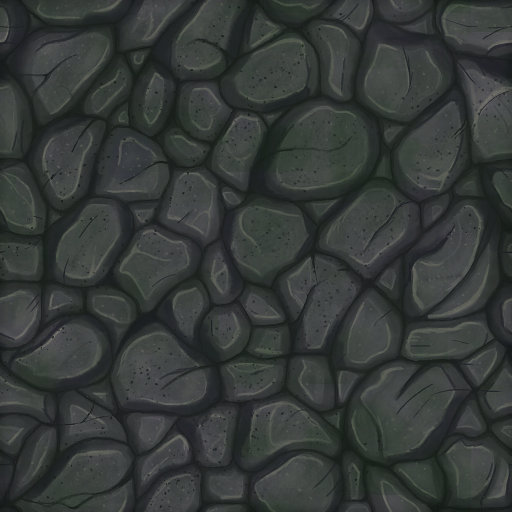
#> input picture godot/example/boujie_water_shader/obelisk/StoneFloorTexture.png, 512 x 512 px, given in place of T_sfjmafua_8K_B.png, which was not available
$ python pack_terrain3d_textures.py
#> lines starting #> are read from the running program, lines starting #| are printed output that depends on the picture; pictures that were not available may be replaced by others from this repository, and a replacement may not be noted
#!/usr/bin/env python3
"""Pack our 16 terrain texture sources into Terrain3D's expected
channel layout:

  *_alb_ht.png   RGBA: RGB = albedo,    A = height / displacement
  *_nrm_rgh.png  RGBA: RGB = normal_GL, A = roughness

Output goes to ``godot/assets/textures/terrain/_terrain3d_packed/<slot>/``
at a common 2048x2048 resolution. The ``terrain3d_assets_pnw.tres``
references the packed files; the original `_diff` / `_nor_gl` /
`_rough` / `_ORM` source files stay where they are (used by the Rust
``TerrainNode`` shader path which has its own samplers).

For layers that lack a real height/displacement source (most
PolyHaven + Megascans bundles), the height channel is generated from
albedo luminance — same fallback ``Terrain3DUtil.luminance_to_height``
uses. AmbientCG bundles (slots 4 / 5 / 8 / 15) and Megascans
``military_trenches_dirt_fine`` (slot 9) have real ``_Displacement`` /
``_H`` maps and use them.

Usage::

    python scripts/pack_terrain3d_textures.py
    python scripts/pack_terrain3d_textures.py --target 2k
    python scripts/pack_terrain3d_textures.py --slot 0  # one layer at a time
"""

from __future__ import annotations

import argparse
import sys
from pathlib import Path

from PIL import Image

ROOT = Path(__file__).resolve().parent.parent / "godot"
TEX_ROOT = ROOT / "assets/textures/terrain"
OUT_ROOT = TEX_ROOT / "_terrain3d_packed"

# Per-slot manifest. Each entry is the bundle dir + the four source
# names. `height` may be None — in that case the packer falls back to
# albedo luminance. `rough_orm` is True if the listed roughness file
# is actually an ORM/ARM pack (rough lives in the green channel) vs.
# a pure single-channel grayscale roughness.
SLOTS = [
    # 0 Forest — Megascans forest_floor
    dict(slot=0, name="forest_floor",
         bundle="megascans/forest_floor",
         albedo="T_sfjmafua_8K_B.png",
         normal="T_sfjmafua_8K_N.png",
         height=None,
         rough="T_sfjmafua_8K_ORM.png", rough_orm=True),
    # 1 Grassland — Megascans wild_grass
    dict(slot=1, name="wild_grass",
         bundle="megascans/wild_grass",
         albedo="T_sfknaeoa_8K_B.png",
         normal="T_sfknaeoa_8K_N.png",
         height=None,
         rough="T_sfknaeoa_8K_ORM.png", rough_orm=True),
    # 2 Water (placeholder) — PolyHaven aerial_ground_rock
    dict(slot=2, name="water_placeholder",
         bundle="aerial_ground_rock_4k.gltf/textures",
         albedo="aerial_ground_rock_diff_4k.jpg",
         normal="aerial_ground_rock_nor_gl_4k.jpg",
         height=None,
         rough="aerial_ground_rock_rough_4k.jpg", rough_orm=False),
    # 3 Cropland — PolyHaven brown_mud_02
    dict(slot=3, name="brown_mud_02",
         bundle="brown_mud_02_4k.gltf/textures",
         albedo="brown_mud_02_diff_4k.jpg",
         normal="brown_mud_02_nor_gl_4k.jpg",
         height=None,
         rough="brown_mud_02_rough_4k.jpg", rough_orm=False),
    # 4 Bare — AmbientCG Ground073 (full set incl. Displacement)
    dict(slot=4, name="ground073",
         bundle="Ground073_4K-PNG",
         albedo="Ground073_4K-PNG_Color.png",
         normal="Ground073_4K-PNG_NormalGL.png",
         height="Ground073_4K-PNG_Displacement.png",
         rough="Ground073_4K-PNG_Roughness.png", rough_orm=False),
    # 5 BuiltUp — AmbientCG Concrete026
    dict(slot=5, name="concrete026",
         bundle="Concrete026_4K-PNG",
         albedo="Concrete026_4K-PNG_Color.png",
         normal="Concrete026_4K-PNG_NormalGL.png",
         height="Concrete026_4K-PNG_Displacement.png",
         rough="Concrete026_4K-PNG_Roughness.png", rough_orm=False),
    # 6 Cliff — Megascans mine_rock_wall
    dict(slot=6, name="mine_rock_wall",
         bundle="megascans/mine_rock_wall",
         albedo="T_uebmddyn_8K_B.png",
         normal="T_uebmddyn_8K_N.png",
         height=None,
         rough="T_uebmddyn_8K_ORM.png", rough_orm=True),
    # 7 Snow — PolyHaven snow_02
    dict(slot=7, name="snow_02",
         bundle="snow_02_4k.gltf/textures",
         albedo="snow_02_diff_4k.jpg",
         normal="snow_02_nor_gl_4k.jpg",
         height=None,
         rough="snow_02_rough_4k.jpg", rough_orm=False),
    # 8 PavedRoad — AmbientCG Asphalt010
    dict(slot=8, name="asphalt010",
         bundle="Asphalt010_4K-PNG",
         albedo="Asphalt010_4K-PNG_Color.png",
         normal="Asphalt010_4K-PNG_NormalGL.png",
         height="Asphalt010_4K-PNG_Displacement.png",
         rough="Asphalt010_4K-PNG_Roughness.png", rough_orm=False),
    # 9 UnpavedRoad — Megascans military_trenches_dirt_fine (has _H)
    dict(slot=9, name="trenches_dirt_fine",
         bundle="megascans/military_trenches_dirt_fine",
         albedo="T_yd0keak_2k_B.png",
         normal="T_yd0keak_2k_N.png",
         height="T_yd0keak_2k_H.png",
         rough="T_yd0keak_2k_ORM.png", rough_orm=True),
    # 10 Trail — Megascans mossy_rocky_ground
    dict(slot=10, name="mossy_rocky_ground",
         bundle="megascans/mossy_rocky_ground",
         albedo="T_vcrkeeb_8K_B.png",
         normal="T_vcrkeeb_8K_N.png",
         height=None,
         rough="T_vcrkeeb_8K_ORM.png", rough_orm=True),
    # 11 Cliff variant — PolyHaven mossy_rock
    dict(slot=11, name="mossy_rock",
         bundle="mossy_rock_4k.gltf/textures",
         albedo="mossy_rock_diff_4k.jpg",
         normal="mossy_rock_nor_gl_4k.jpg",
         height=None,
         rough="mossy_rock_rough_4k.jpg", rough_orm=False),
    # 12 Grass-rock transition — Megascans rocky_steppe
    dict(slot=12, name="rocky_steppe",
         bundle="megascans/rocky_steppe",
         albedo="T_ulgmbhwn_8K_B.png",
         normal="T_ulgmbhwn_8K_N.png",
         height=None,
         rough="T_ulgmbhwn_8K_ORM.png", rough_orm=True),
    # 13 Leafy/weed variant — Megascans mossy_grass
    dict(slot=13, name="mossy_grass",
         bundle="megascans/mossy_grass",
         albedo="T_vd3mebls_8K_B.png",
         normal="T_vd3mebls_8K_N.png",
         height=None,
         rough="T_vd3mebls_8K_ORM.png", rough_orm=True),
    # 14 Mossy variant — Megascans nordic_moss
    dict(slot=14, name="nordic_moss",
         bundle="megascans/nordic_moss",
         albedo="T_se4rwei_8K_B.png",
         normal="T_se4rwei_8K_N.png",
         height=None,
         rough="T_se4rwei_8K_ORM.png", rough_orm=True),
    # 15 Light cliff variant — AmbientCG Rock028
    dict(slot=15, name="rock028",
         bundle="Rock028_4K-PNG",
         albedo="Rock028_4K-PNG_Color.png",
         normal="Rock028_4K-PNG_NormalGL.png",
         height="Rock028_4K-PNG_Displacement.png",
         rough="Rock028_4K-PNG_Roughness.png", rough_orm=False),
]

TARGET_SIZES = {"1k": 1024, "2k": 2048, "4k": 4096}


def load_rgb(path: Path, size: int) -> Image.Image:
#> called with size = 2048
    img = Image.open(path).convert("RGB")
    if img.size != (size, size):
        img = img.resize((size, size), Image.LANCZOS)
#> img: PIL image 2048x2048 RGB
#> call 2 of load_rgb, with size = 2048
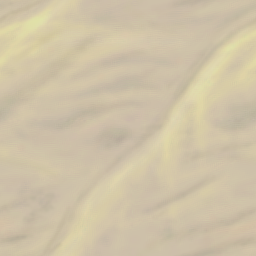
#> input picture godot/example/boujie_water_shader/Sand.png, 256 x 256 px, given in place of T_sfjmafua_8K_N.png, which was not available
    return img


def luminance(img: Image.Image) -> Image.Image:
    return img.convert("L")


def channel(img: Image.Image, ch: str) -> Image.Image:
    return img.split()[{"R": 0, "G": 1, "B": 2}[ch]]


def normalize_to_full_range(gray: Image.Image) -> Image.Image:
    """Stretch a grayscale band so its values use the full 0–255 range.

    Real displacement maps for flat surfaces (Asphalt010, Ground073)
    barely deviate from white; their alpha histogram is essentially
    a single value. Godot's texture importer reads that as "no
    useful alpha" and downgrades the texture from BC3/BC7 (RGBA) to
    BC1 (RGB-only). When other textures in the same Terrain3DAssets
    list keep RGBA, the format mismatch crashes the
    `_update_texture_files` step:

        Texture ID N albedo format: 17 doesn't match format of first
        texture: 19. They must be identical.

    Stretching the alpha band to full range fixes the importer
    heuristic AND gives the parallax/height shader more usable
    bits to read against."""
    histo = gray.histogram()
    used = [i for i, v in enumerate(histo) if v > 0]
    if not used:
        return gray
    lo, hi = used[0], used[-1]
    total = sum(histo)
    dominant = max(histo)
    if dominant / total > 0.95:
        # >95% of pixels share a single value (e.g. Asphalt010's flat
        # displacement, Ground073's near-constant), so any linear
        # stretch still leaves Godot reading the result as
        # essentially-constant alpha and downgrading to RGB-only.
        # Caller falls back to luminance; signal with `None`.
        return None  # type: ignore[return-value]
    if hi - lo >= 200:
        # Already spans most of the range; keep the original
        # absolute values rather than re-stretching tiny noise.
        return gray
    # Linear remap [lo, hi] → [0, 255]; preserves relative
    # displacement, just amplifies the contrast.
    scale = 255.0 / max(hi - lo, 1)
    return gray.point(lambda v, lo=lo, scale=scale: int(round((v - lo) * scale)))


def pack_albedo_height(albedo: Image.Image, height: Image.Image | None) -> Image.Image:
    r, g, b = albedo.split()
    if height is not None:
        a = normalize_to_full_range(height.convert("L"))
        if a is None:
            # Source displacement is degenerate (uniform); fall back
            # to luminance like the no-source-height case.
            a = luminance(albedo)
    else:
        a = luminance(albedo)
    return Image.merge("RGBA", (r, g, b, a))
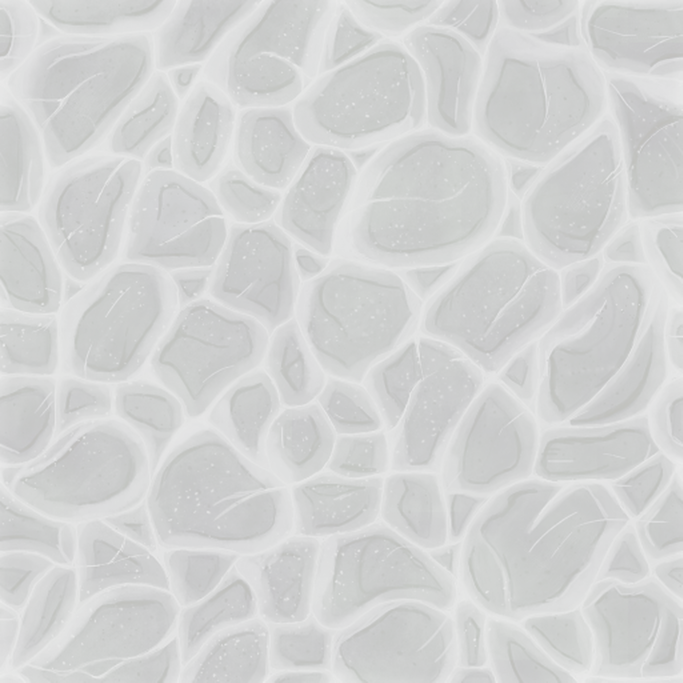
#> returned value: PIL image 2048x2048 RGBA (shown at 1/3 size); mean R, G, B, A 53.5, 58.3, 56.3, 56.6; transparent parts drawn white


def pack_normal_roughness(normal: Image.Image, rough: Image.Image, orm: bool) -> Image.Image:
#> called with orm = True
    r, g, b = normal.split()
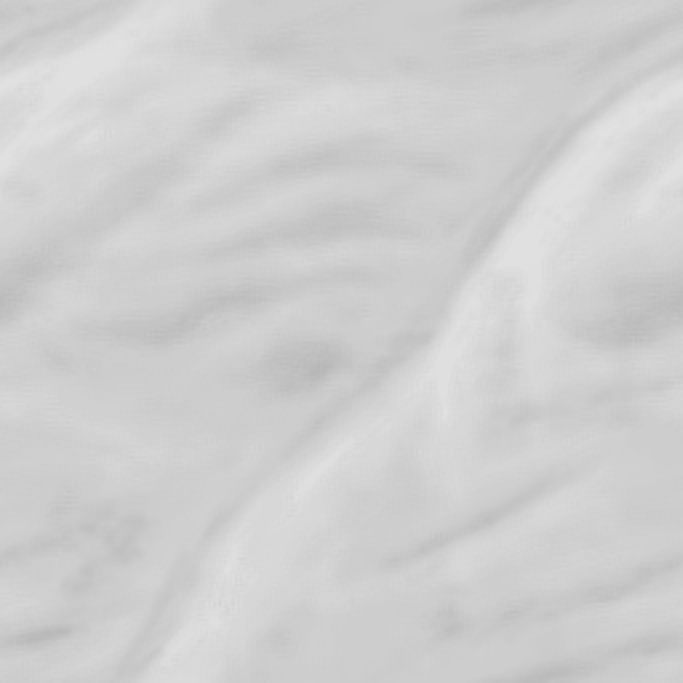
#> r: PIL image 2048x2048 L (shown at 1/3 size); min 182, max 226, mean 206.9
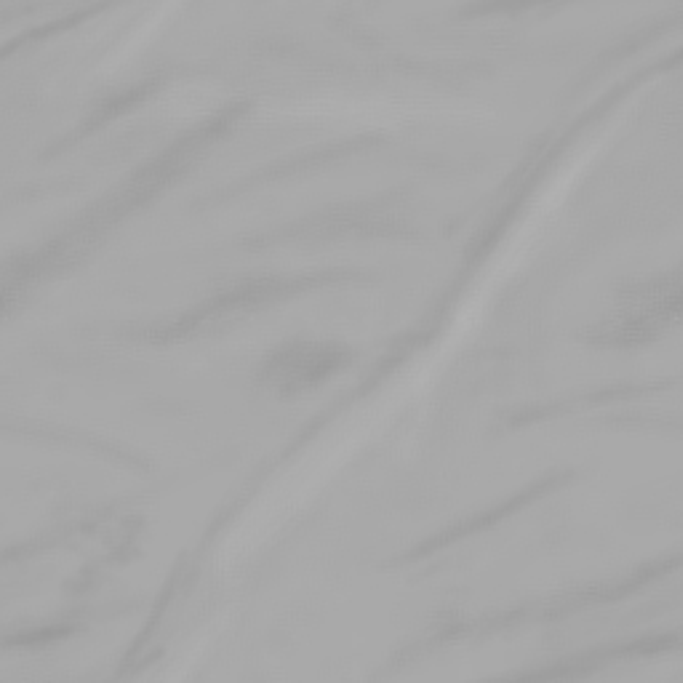
#> b: PIL image 2048x2048 L (shown at 1/3 size); min 153, max 178, mean 166.9
    a = channel(rough, "G") if orm else rough.convert("L")
    # Same constant-alpha-detection trap as in `pack_albedo_height`:
    # smooth surfaces (mine rock, snow) ship roughness textures with
    # very low variance, and Godot's importer downgrades the result
    # to RGB-only. Normalize to keep the roughness channel useful AND
    # the imported format uniform across the asset list. If the
    # source is truly degenerate (rare for roughness), fall back to
    # luminance of the normal map — better than constant alpha.
    a_norm = normalize_to_full_range(a)
#> in normalize_to_full_range, `histo = gray.histogram()`: histo = 256 values, max 316831 at index 192, min 0 at index 0, mean 16384
#> in normalize_to_full_range, `used = [i for i, v in enumerate(histo) if v > 0]`: used = 56 values from 169 to 224
#> in normalize_to_full_range, `lo, hi = used[0], used[-1]`: lo = 169; hi = 224
#> in normalize_to_full_range, `total = sum(histo)`: total = 4194304
#> in normalize_to_full_range, `dominant = max(histo)`: dominant = 316831
#> in normalize_to_full_range, `scale = 255.0 / max(hi - lo, 1)`: scale = 4.64
#> in normalize_to_full_range, `return gray.point(lambda v, lo=lo, scale=scale: int(round((v - lo) * s..`:
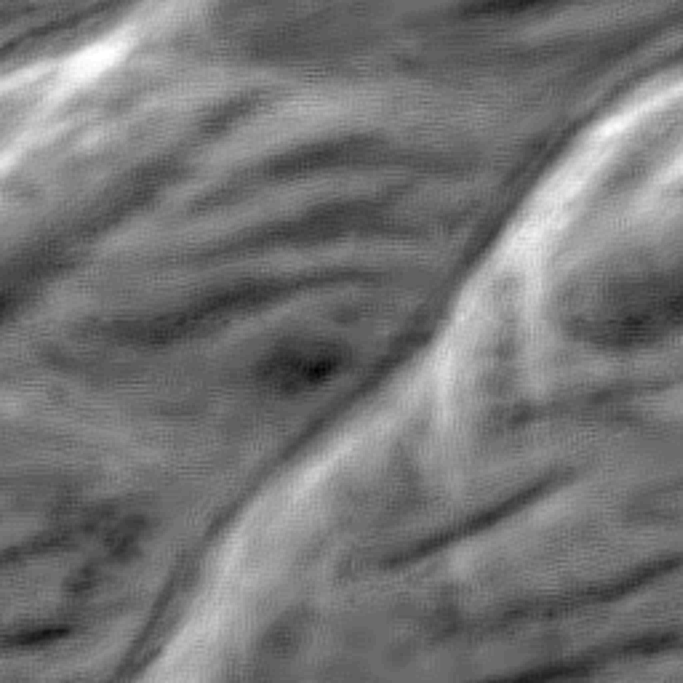
#> returned value: PIL image 2048x2048 L (shown at 1/3 size); min 0, max 255, mean 116.3
    if a_norm is None:
        a_norm = luminance(normal)
    return Image.merge("RGBA", (r, g, b, a_norm))
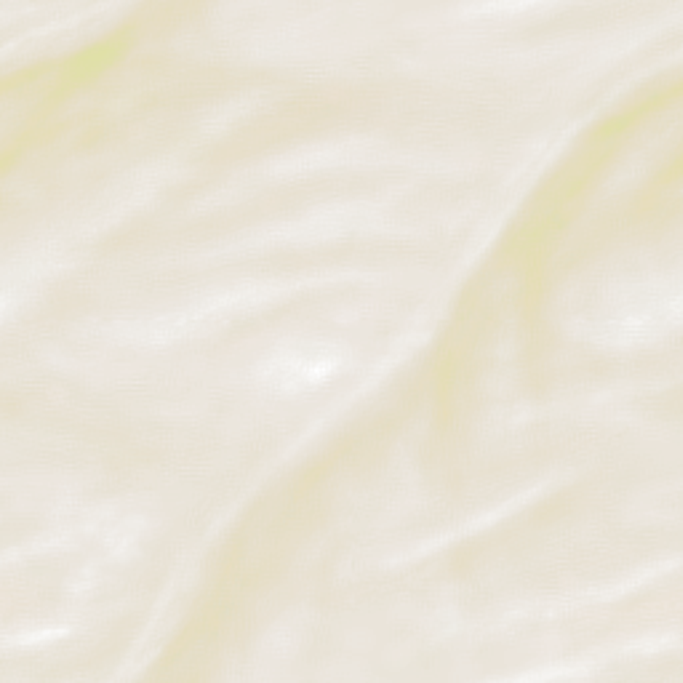
#> returned value: PIL image 2048x2048 RGBA (shown at 1/3 size); mean R, G, B, A 206.9, 194.1, 166.9, 116.3; transparent parts drawn white


def write_import_sidecar(png_path: Path, normal_map: bool) -> None:
    """Mirrors `addons/terrain_3d/menu/channel_packer_import_template.txt`,
    plus our common-size cap (`process/size_limit=2048`) so source size
    can vary without breaking the sampler array stack."""
    src_path = png_path.relative_to(ROOT)
    sidecar = png_path.with_suffix(png_path.suffix + ".import")
    nm_flag = "2" if normal_map else "0"
    sidecar.write_text(
        f"""[remap]

importer="texture"
type="CompressedTexture2D"

[deps]

source_file="res://{src_path}"

[params]

compress/mode=2
compress/high_quality=false
compress/lossy_quality=0.7
compress/uastc_level=0
compress/rdo_quality_loss=0.0
compress/hdr_compression=1
compress/normal_map={nm_flag}
compress/channel_pack=0
mipmaps/generate=true
mipmaps/limit=-1
roughness/mode=0
roughness/src_normal=""
process/channel_remap/red=0
process/channel_remap/green=1
process/channel_remap/blue=2
process/channel_remap/alpha=3
process/fix_alpha_border=true
process/premult_alpha=false
process/normal_map_invert_y=false
process/hdr_as_srgb=false
process/hdr_clamp_exposure=false
process/size_limit=2048
detect_3d/compress_to=1
""")


def pack_one(slot: dict, target_size: int) -> tuple[Path, Path]:
    bundle = TEX_ROOT / slot["bundle"]
    out_dir = OUT_ROOT / slot["name"]
    out_dir.mkdir(parents=True, exist_ok=True)

    albedo = load_rgb(bundle / slot["albedo"], target_size)
    normal = load_rgb(bundle / slot["normal"], target_size)
    rough = load_rgb(bundle / slot["rough"], target_size)
    height = load_rgb(bundle / slot["height"], target_size) if slot["height"] else None

    alb_ht = pack_albedo_height(albedo, height)
    nrm_rgh = pack_normal_roughness(normal, rough, slot["rough_orm"])

    alb_ht_path = out_dir / f"{slot['name']}_alb_ht.png"
    nrm_rgh_path = out_dir / f"{slot['name']}_nrm_rgh.png"
    # `optimize=True` shaves 5-15% on the kind of high-frequency
    # detail textures we have here; cost is negligible at pack time.
    alb_ht.save(alb_ht_path, optimize=True)
    nrm_rgh.save(nrm_rgh_path, optimize=True)
    write_import_sidecar(alb_ht_path, normal_map=False)
    write_import_sidecar(nrm_rgh_path, normal_map=True)

    return alb_ht_path, nrm_rgh_path


def main() -> int:
    ap = argparse.ArgumentParser(description=__doc__)
    ap.add_argument("--target", choices=list(TARGET_SIZES), default="2k",
                    help="Output edge length (default: 2k)")
    ap.add_argument("--slot", type=int, default=None,
                    help="Pack only this slot id (0..15); default: all")
    args = ap.parse_args()

    size = TARGET_SIZES[args.target]
    targets = [s for s in SLOTS if args.slot is None or s["slot"] == args.slot]
    if not targets:
        print(f"no matching slot {args.slot}", file=sys.stderr)
        return 2

    print(f"packing {len(targets)} layer(s) at {size}x{size}")
    for s in targets:
        print(f"  slot {s['slot']:2}  {s['name']}", flush=True)
        alb_ht, nrm_rgh = pack_one(s, size)
#> (the run stopped early here; a loop or call above may not have finished)
